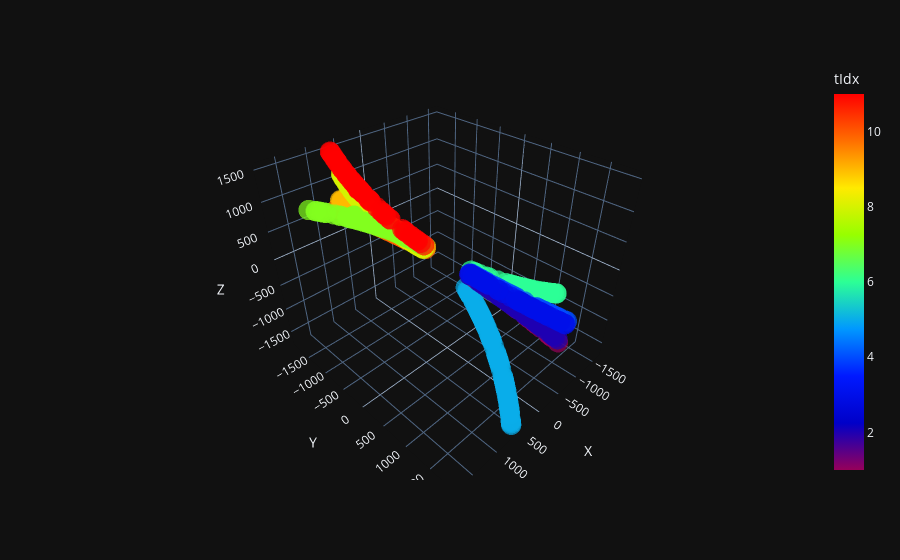

Notebook code cell kept with this figure:
### Code cell
from src.logger.plotting_tools import shuffle_truth_colors
import pandas as pd
import plotly.express as px
tidx = g.ndata["particle_number"]
X = g.ndata["pos_hits_xyz"]
Edep = torch.ones_like(X[:,0]).view(-1,1)
data = {
    "X": X[:, 0].view(-1, 1).detach().cpu().numpy(),
    "Y": X[:, 1].view(-1, 1).detach().cpu().numpy(),
    "Z": X[:, 2].view(-1, 1).detach().cpu().numpy(),
    "tIdx": tidx.view(-1, 1).detach().cpu().numpy(),
    "features": Edep.view(-1, 1).detach().cpu().numpy(),
}
hoverdict = {}
# if hoverfeat is not None:
#     for j in range(hoverfeat.shape[1]):
#         hoverdict["f_" + str(j)] = hoverfeat[:, j : j + 1]
#     data.update(hoverdict)

# if nidx is not None:
#     data.update({"av_same": av_same})

df = pd.DataFrame(
    np.concatenate([data[k] for k in data], axis=1),
    columns=[k for k in data],
)
df["orig_tIdx"] = df["tIdx"]
# rdst = np.random.RandomState(1234567890)  # all the same
# shuffle_truth_colors(df, "tIdx", rdst)

# hover_data = ["orig_tIdx", "idx"] + [k for k in hoverdict.keys()]
# if nidx is not None:
#     hover_data.append("av_same")
fig = px.scatter_3d(
    df,
    x="X",
    y="Y",
    z="Z",
    color="tIdx",
    size = "features",
    # hover_data=hover_data,
    template="plotly_dark",
    color_continuous_scale=px.colors.sequential.Rainbow,
)
fig.update_traces(marker=dict(line=dict(width=0)))
# path= "/eos/user/m/mgarciam/EVAL_REPOS/Tracking_wcoc/data/coord_n.html"
# fig.write_html(path)

### Figure 1 — Plotly figure (JSON) as saved in the notebook; plotly's stock layout.template omitted (floating-point values rounded to 4 significant figures; data arrays with more than 128 entries replaced by an {"elided": "..."} marker saying what was removed)
{"data": [{"hovertemplate": "X=%{x}<br>Y=%{y}<br>Z=%{z}<br>features=%{marker.size}<br>tIdx=%{marker.color}<extra></extra>", "legendgroup": "", "marker": {"color": {"elided": "518 int values"}, "coloraxis": "coloraxis", "line": {"width": 0}, "size": {"elided": "518 int values"}, "sizemode": "area", "sizeref": 0.0025, "symbol": "circle"}, "mode": "markers", "name": "", "scene": "scene", "showlegend": false, "type": "scatter3d", "x": {"elided": "518 float values"}, "y": {"elided": "518 float values"}, "z": {"elided": "518 float values"}}], "layout": {"coloraxis": {"colorbar": {"title": {"text": "tIdx"}}, "colorscale": [[0, "rgb(150,0,90)"], [0.125, "rgb(0,0,200)"], [0.25, "rgb(0,25,255)"], [0.375, "rgb(0,152,255)"], [0.5, "rgb(44,255,150)"], [0.625, "rgb(151,255,0)"], [0.75, "rgb(255,234,0)"], [0.875, "rgb(255,111,0)"], [1, "rgb(255,0,0)"]]}, "legend": {"itemsizing": "constant", "tracegroupgap": 0}, "margin": {"t": 60}, "scene": {"domain": {"x": [0, 1], "y": [0, 1]}, "xaxis": {"title": {"text": "X"}}, "yaxis": {"title": {"text": "Y"}}, "zaxis": {"title": {"text": "Z"}}}}}
